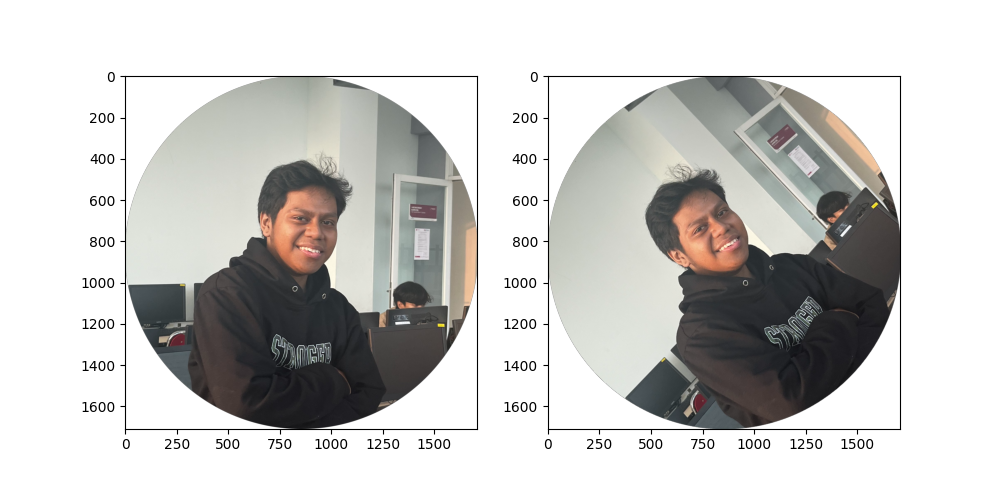

The script that drew this image:
import numpy as np
import imageio as img
import matplotlib.pyplot as plt

def rotateImage(image, degree):
    height, width = image.shape[:2]
    max_dim = max(height, width)
    rotated_image = np.zeros((max_dim, max_dim, image.shape[2]), dtype=image.dtype)

    radian_deg = np.radians(degree)
    cos_deg, sin_deg = np.cos(radian_deg), np.sin(radian_deg)

    for y in range(-height//2, height//2):
        for x in range(-width//2, width//2):
            newX = int(cos_deg * x - sin_deg * y)
            newY = int(sin_deg * x + cos_deg * y)
            newX += width//2
            newY += height//2

            if 0 <= newX < width and 0 <= newY < height:
                rotated_image[y + height//2, x + width//2] = image[newY, newX]

    return rotated_image

image = img.imread('C://LupusKae//image.png')
rotated_image = rotateImage(image, 45)

plt.figure(figsize=(10, 5))
plt.subplot(1, 2, 1)
plt.imshow(image)
plt.subplot(1, 2, 2)
plt.imshow(rotated_image)
plt.show()
